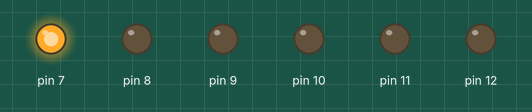
Bench run of a sketch on a simulated Arduino Uno, built with avr-gcc and run on an emulated ATmega328P. Shown: output pins drawn as LEDs (lit = HIGH).

Above: at 0.1 s.
At 0.9 s:
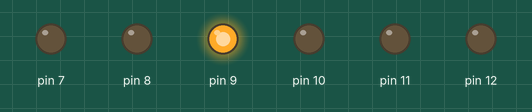
At 1.3 s:
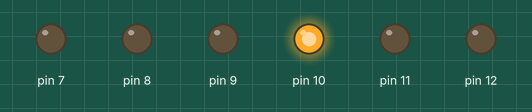
At 2.7 s:
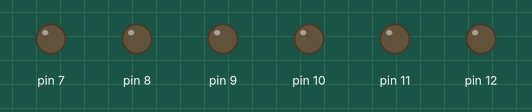
At 4.1 s:
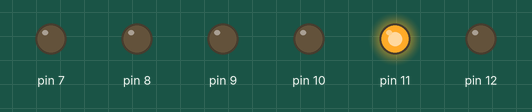
At 5.3 s:
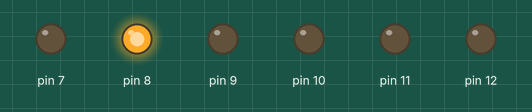
Timing chart, 0 to 5.6 s (numbered marks = the images above):
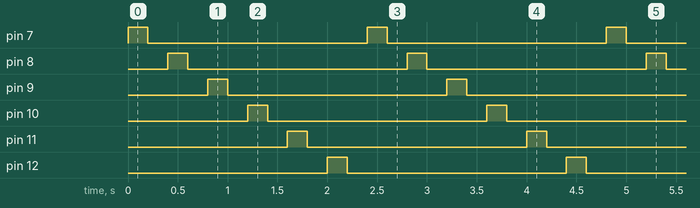

Measured:
- by itself, pin 7–12: alternates HIGH for 0.20 s and LOW for 2.2 s
- by itself, everything shown: repeats every 2.4 s, in 12 steps

The sketch:

subrutinas1.ino
```cpp
int tiempo=200;
int pin;
void setup()
{
 for(pin=7;pin<=12;pin++)
 {
   pinMode(pin,OUTPUT);
 }
}

void loop()
{
 for(pin=7;pin<=12;pin++)
 {
   digitalWrite(pin,HIGH);
   delay (tiempo);
   digitalWrite(pin,LOW);
   delay (tiempo);

}
 }
```
